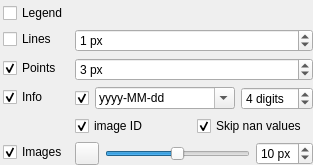
       <widget class="QWidget" name="tab_3">
        <attribute name="icon">
         <iconset>
          <normaloff>:/images/themes/default/propertyicons/symbology.svg</normaloff>:/images/themes/default/propertyicons/symbology.svg</iconset>
        </attribute>
        <attribute name="title">
         <string/>
        </attribute>
        <attribute name="toolTip">
         <string>Symbology</string>
        </attribute>
        <layout class="QVBoxLayout" name="verticalLayout_3">
         <property name="leftMargin">
          <number>3</number>
         </property>
         <property name="topMargin">
          <number>3</number>
         </property>
         <property name="rightMargin">
          <number>0</number>
         </property>
         <property name="bottomMargin">
          <number>0</number>
         </property>
         <item>
          <layout class="QFormLayout" name="formLayout">
           <item row="1" column="0">
            <widget class="QCheckBox" name="mShowLines">
             <property name="text">
              <string>Lines</string>
             </property>
            </widget>
           </item>
           <item row="1" column="1">
            <widget class="QSpinBox" name="mLineSize">
             <property name="suffix">
              <string> px</string>
             </property>
             <property name="prefix">
              <string/>
             </property>
             <property name="minimum">
              <number>0</number>
             </property>
             <property name="value">
              <number>1</number>
             </property>
            </widget>
           </item>
           <item row="2" column="0">
            <widget class="QCheckBox" name="mShowPoints">
             <property name="text">
              <string>Points</string>
             </property>
             <property name="checked">
              <bool>true</bool>
             </property>
            </widget>
           </item>
           <item row="2" column="1">
            <widget class="QSpinBox" name="mPointSize">
             <property name="suffix">
              <string> px</string>
             </property>
             <property name="prefix">
              <string/>
             </property>
             <property name="minimum">
              <number>0</number>
             </property>
             <property name="value">
              <number>3</number>
             </property>
            </widget>
           </item>
           <item row="3" column="0">
            <widget class="QCheckBox" name="mShowInfo">
             <property name="text">
              <string>Info</string>
             </property>
             <property name="checked">
              <bool>true</bool>
             </property>
            </widget>
           </item>
           <item row="3" column="1">
            <layout class="QHBoxLayout" name="horizontalLayout_4">
             <item>
              <widget class="QCheckBox" name="mShowDateTime">
               <property name="sizePolicy">
                <sizepolicy hsizetype="Fixed" vsizetype="Fixed">
                 <horstretch>0</horstretch>
                 <verstretch>0</verstretch>
                </sizepolicy>
               </property>
               <property name="text">
                <string/>
               </property>
               <property name="checked">
                <bool>true</bool>
               </property>
              </widget>
             </item>
             <item>
              <widget class="QComboBox" name="mInfoFormat">
               <property name="sizePolicy">
                <sizepolicy hsizetype="Preferred" vsizetype="Fixed">
                 <horstretch>0</horstretch>
                 <verstretch>1</verstretch>
                </sizepolicy>
               </property>
               <property name="toolTip">
                <string>Datetime format</string>
               </property>
               <property name="editable">
                <bool>true</bool>
               </property>
               <item>
                <property name="text">
                 <string>yyyy-MM-dd</string>
                </property>
               </item>
               <item>
                <property name="text">
                 <string>yyyy-MM-ddThh:mm</string>
                </property>
               </item>
              </widget>
             </item>
             <item>
              <widget class="QSpinBox" name="mInfoDigits">
               <property name="toolTip">
                <string>Number of digits to show in info.</string>
               </property>
               <property name="suffix">
                <string> digits</string>
               </property>
               <property name="prefix">
                <string/>
               </property>
               <property name="minimum">
                <number>0</number>
               </property>
               <property name="value">
                <number>4</number>
               </property>
              </widget>
             </item>
            </layout>
           </item>
           <item row="4" column="1">
            <layout class="QHBoxLayout" name="horizontalLayout_5">
             <item>
              <widget class="QCheckBox" name="mShowId">
               <property name="sizePolicy">
                <sizepolicy hsizetype="Preferred" vsizetype="Fixed">
                 <horstretch>0</horstretch>
                 <verstretch>0</verstretch>
                </sizepolicy>
               </property>
               <property name="text">
                <string>image ID</string>
               </property>
               <property name="checked">
                <bool>true</bool>
               </property>
              </widget>
             </item>
             <item>
              <widget class="QCheckBox" name="mSkipNan">
               <property name="sizePolicy">
                <sizepolicy hsizetype="Preferred" vsizetype="Fixed">
                 <horstretch>0</horstretch>
                 <verstretch>0</verstretch>
                </sizepolicy>
               </property>
               <property name="text">
                <string>Skip nan values</string>
               </property>
               <property name="checked">
                <bool>true</bool>
               </property>
              </widget>
             </item>
            </layout>
           </item>
           <item row="5" column="0">
            <widget class="QCheckBox" name="mShowImageSelection">
             <property name="text">
              <string>Images</string>
             </property>
             <property name="checked">
              <bool>true</bool>
             </property>
            </widget>
           </item>
           <item row="5" column="1">
            <layout class="QHBoxLayout" name="horizontalLayout_6">
             <item>
              <widget class="QgsColorButton" name="mImageSelectionColor">
               <property name="maximumSize">
                <size>
                 <width>50</width>
                 <height>16777215</height>
                </size>
               </property>
               <property name="toolTip">
                <string>The highlight color.</string>
               </property>
               <property name="checkable">
                <bool>false</bool>
               </property>
               <property name="toolButtonStyle">
                <enum>Qt::ToolButtonIconOnly</enum>
               </property>
               <property name="autoRaise">
                <bool>false</bool>
               </property>
               <property name="color">
                <color>
                 <red>255</red>
                 <green>255</green>
                 <blue>0</blue>
                </color>
               </property>
               <property name="allowOpacity">
                <bool>false</bool>
               </property>
               <property name="showMenu">
                <bool>false</bool>
               </property>
               <property name="defaultColor">
                <color>
                 <red>255</red>
                 <green>255</green>
                 <blue>0</blue>
                </color>
               </property>
              </widget>
             </item>
             <item>
              <widget class="QSlider" name="mImageSelectionOpacity">
               <property name="toolTip">
                <string>The highlight color opacity.</string>
               </property>
               <property name="maximum">
                <number>255</number>
               </property>
               <property name="value">
                <number>128</number>
               </property>
               <property name="sliderPosition">
                <number>128</number>
               </property>
               <property name="orientation">
                <enum>Qt::Horizontal</enum>
               </property>
               <property name="invertedAppearance">
                <bool>false</bool>
               </property>
               <property name="tickPosition">
                <enum>QSlider::NoTicks</enum>
               </property>
              </widget>
             </item>
             <item>
              <widget class="QSpinBox" name="mImageSelectionSize">
               <property name="toolTip">
                <string>The highlight buffer size.</string>
               </property>
               <property name="suffix">
                <string> px</string>
               </property>
               <property name="prefix">
                <string/>
               </property>
               <property name="minimum">
                <number>0</number>
               </property>
               <property name="value">
                <number>10</number>
               </property>
              </widget>
             </item>
            </layout>
           </item>
           <item row="0" column="0">
            <widget class="QCheckBox" name="mShowLegend">
             <property name="text">
              <string>Legend</string>
             </property>
            </widget>
           </item>
          </layout>
         </item>
        </layout>
       </widget>
